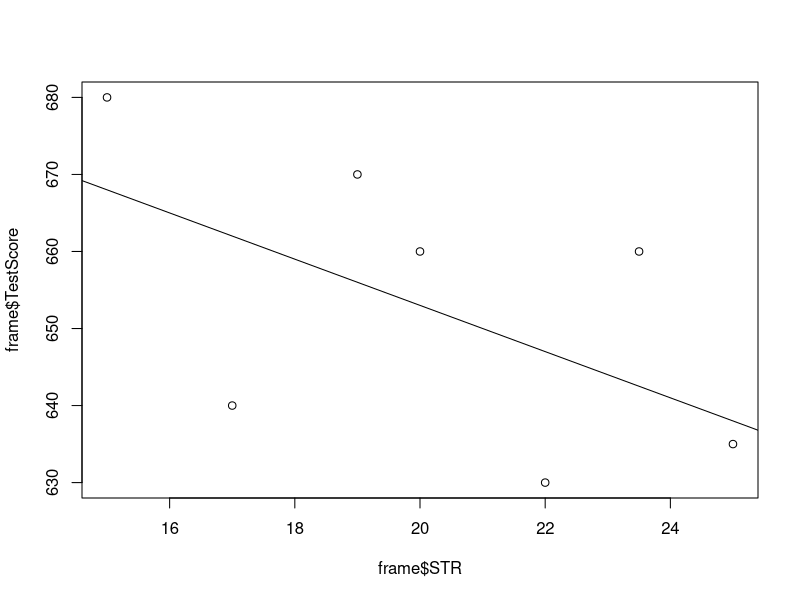

The R script that drew this image: (Note: this script raises an error after producing the figure.)
## ---- chunk 1
library(knitr)
library(kableExtra)

frame <- data.frame(
  TestScore = c(680, 640, 670, 660, 630, 660, 635),
  STR = c(15, 17, 19, 20, 22, 23.5, 25)
         )
rownames(frame) <- 1:7

t(frame) %>% kable("latex", booktabs = T) %>%
kable_styling(latex_options = "striped")
## ---- chunk 2
# create a scatterplot of the data
plot(frame$TestScore ~ frame$STR)

# add the systematic relationship to the plot
abline(a = 713, b = -3)
## ---- chunk 3
library(tidyverse)
library(haven)
# Import the data and look at the first six rows

CASchools <- read_stata(file = 'http://fmwww.bc.edu/ec-p/data/stockwatson/caschool.dta')
head(CASchools)

# Alternatively, download the file and read from local path.
# CASchools <- read_stata(file = '/Users/haoyu/Documents/GitHub/Slides_MECON/data/caschool.dta')

## ---- chunk 4
# compute STR and append it to CASchools
CASchools$STR <- CASchools$enrl_tot/CASchools$teachers 

# compute TestScore and append it to CASchools
CASchools$score <- (CASchools$read_scr + CASchools$math_scr)/2     
## ---- chunk 5
# compute sample averages of STR and score
avg_STR <- mean(CASchools$STR) 
avg_score <- mean(CASchools$score)

# compute sample standard deviations of STR and score
sd_STR <- sd(CASchools$STR) 
sd_score <- sd(CASchools$score)

# set up a vector of percentiles and compute the quantiles 
quantiles <- c(0.10, 0.25, 0.4, 0.5, 0.6, 0.75, 0.9)
quant_STR <- quantile(CASchools$STR, quantiles)
quant_score <- quantile(CASchools$score, quantiles)

# gather everything in a data.frame 
DistributionSummary <- data.frame(Average = c(avg_STR, avg_score), 
                                  StandardDeviation = c(sd_STR, sd_score), 
                                  quantile = rbind(quant_STR, quant_score))

# print the summary to the console
DistributionSummary
## ---- chunk 6
plot(score ~ STR, 
     data = CASchools,
     main = "Scatterplot of TestScore and STR", 
     xlab = "STR (X)",
     ylab = "Test Score (Y)")
## ---- chunk 7
rm(STR)
attach(CASchools) # allows to use the variables contained in CASchools directly

# compute beta_1_hat
beta_1 <- sum((STR - mean(STR)) * (score - mean(score))) / sum((STR - mean(STR))^2)

# compute beta_0_hat
beta_0 <- mean(score) - beta_1 * mean(STR)

# print the results to the console
beta_1
beta_0
## ---- chunk 8
X = cbind(rep(1,length(STR)),STR)
Y = score
beta = solve(t(X) %*% X)   %*% ( t(X) %*% Y)
print(beta)
## ---- chunk 9
# estimate the model and assign the result to linear_model
linear_model <- lm(score ~ STR, data = CASchools)

# print the standard output of the estimated lm object to the console 
linear_model
## ---- chunk 10
mod_summary <- summary(linear_model)
mod_summary
## ---- chunk 11
# compute R^2 manually
SSR <- sum(mod_summary$residuals^2)
TSS <- sum((score - mean(score))^2)
R2 <- 1 - SSR/TSS

# print the value to the console
R2

# compute SER manually
n <- nrow(CASchools)
SER <- sqrt(SSR / (n-2))

# print the value to the console
SER
## ---- chunk 12
# print the summary of the coefficients to the console
summary(linear_model)$coefficients
## ---- chunk 13
# determine residual degrees of freedom
linear_model$df.residual
## ---- chunk 14
2 * pt(-4.751327, df = 418)
## ---- chunk 15
2 * pnorm(-4.751327)
## ---- chunk 16
# set seed for reproducibility
set.seed(4)

# generate and plot the sample data
Y <- rnorm(n = 100, 
           mean = 5, 
           sd = 5)

plot(Y, 
     pch = 19, 
     col = "steelblue")
## ---- chunk 17
cbind(CIlower = mean(Y) - 1.96 * 5 / 10, CIupper = mean(Y) + 1.96 * 5 / 10)
## ---- chunk 18
# set seed
set.seed(1)

# initialize vectors of lower and upper interval boundaries
lower <- numeric(10000)
upper <- numeric(10000)

# loop sampling / estimation / CI
for(i in 1:10000) {
  
  Y <- rnorm(100, mean = 5, sd = 5)
  lower[i] <- mean(Y) - 1.96 * 5 / 10
  upper[i] <- mean(Y) + 1.96 * 5 / 10
  
}

# join vectors of interval bounds in a matrix
CIs <- cbind(lower, upper)
## ---- chunk 19
mean(CIs[, 1] <= 5 & 5 <= CIs[, 2])
## ---- chunk 20
# load package and attach data
library(AER)
data("CPSSWEducation")
attach(CPSSWEducation)

# get an overview
summary(CPSSWEducation)

# estimate a simple regression model
labor_model <- lm(earnings ~ education)

# plot observations and add the regression line
plot(education, 
     earnings, 
     ylim = c(0, 150))

abline(labor_model, 
       col = "steelblue", 
       lwd = 2)
## ---- chunk 21
# Store model summary in 'model'
model <- summary(labor_model)

# Extract the standard error of the regression from model summary
SER <- model$sigma

# Compute the variation in 'education'
V <- (nrow(CPSSWEducation)-1) * var(education)

# Compute the standard error of the slope parameter's estimator and print it
SE.beta_1.hat <- sqrt(SER^2/V)
SE.beta_1.hat

# Use logical operators to see if the value computed by hand matches the one provided 
# in mod$coefficients. Round estimates to four decimal places
round(model$coefficients[2, 2], 4) == round(SE.beta_1.hat, 4)
## ---- chunk 22
# compute heteroskedasticity-robust standard errors
vcov <- vcovHC(linear_model, type = "HC1")
vcov
